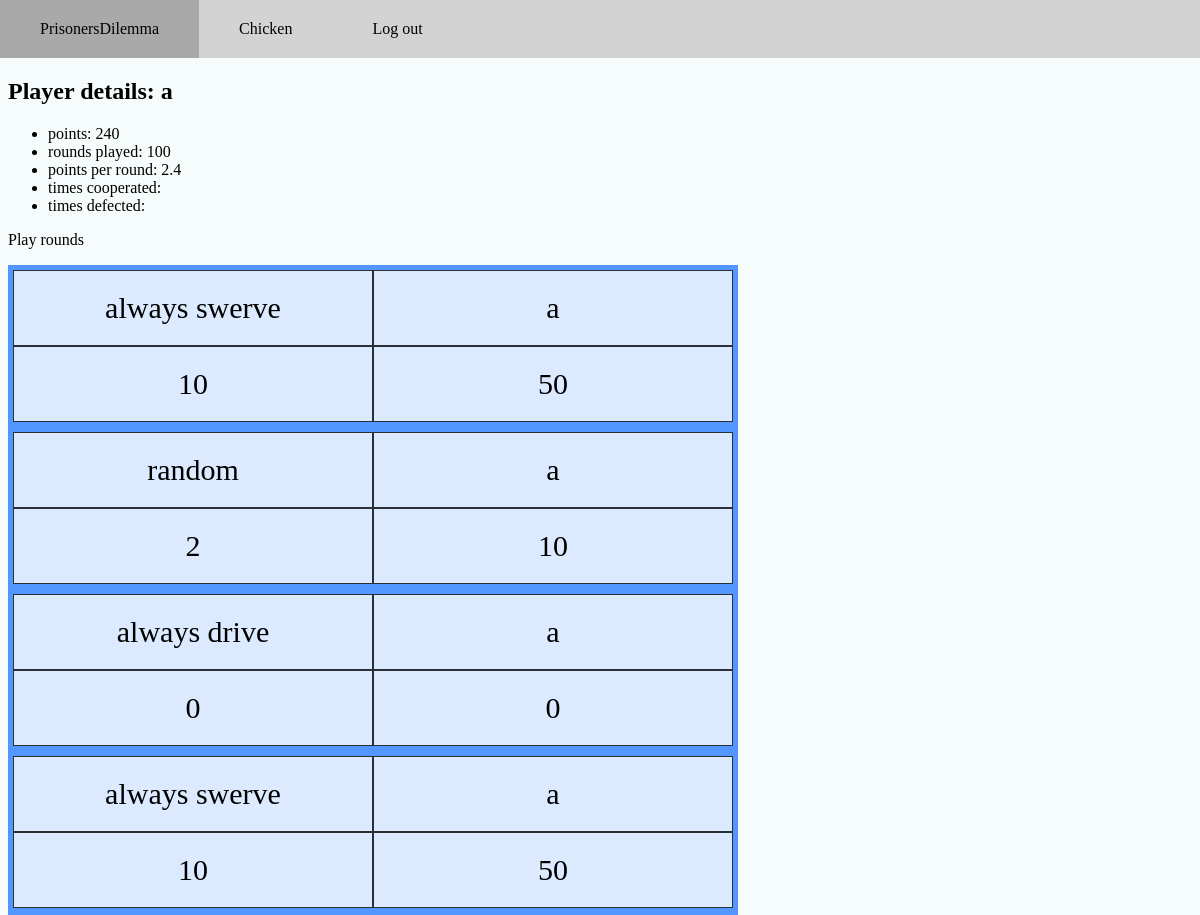
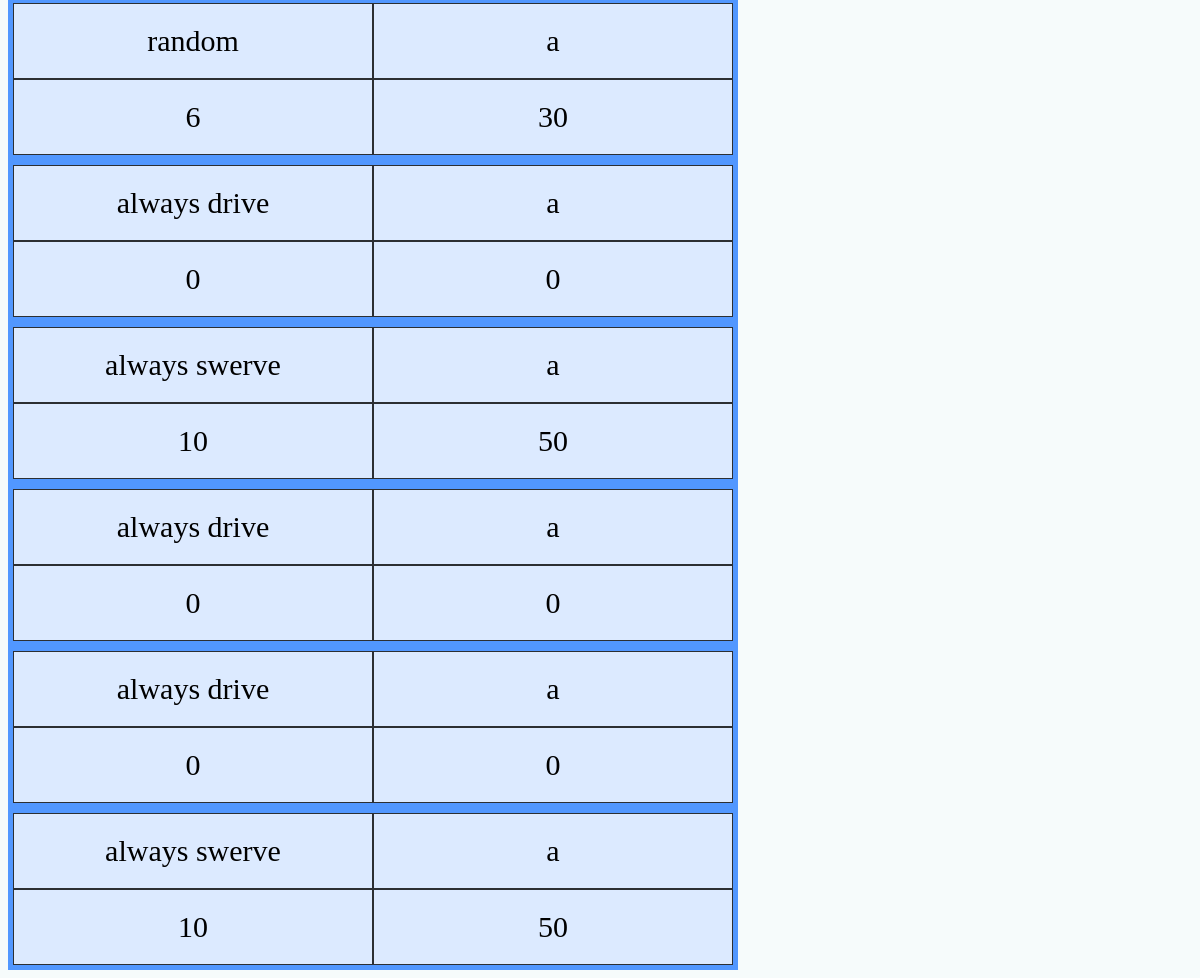
Page /games/playerDetail/20 (signed in) on the committed database (2 pictures, top to bottom).
### games/models.py (models this page shows, shortened)
class Player(models.Model):
    name = models.TextField(max_length=100, default="default")
    user = models.ForeignKey(User, related_name="players", on_delete=models.CASCADE)
    strategy = models.TextField(default="default")
    points = models.IntegerField(default=0)
    rounds_played = models.IntegerField(default=0)
    points_per_round = models.FloatField(default=0)
    game = models.ForeignKey(Game, related_name= 'players', on_delete=models.CASCADE)

class MatchSummary(models.Model):
    players = models.ManyToManyField(Player, related_name='matches')
    def getTotalPoints(self, player):
        total = 0
        for round in self.rounds.all():
            for playerPointPair in round.playerPointPairs.all():
                if(player == playerPointPair.player):
                    total += playerPointPair.points
        return total

class RoundData(models.Model):
    match = models.ForeignKey(MatchSummary, related_name='rounds', on_delete=models.CASCADE)

class PlayerPointPair(models.Model):
    round = models.ForeignKey(RoundData, related_name='playerPointPairs', on_delete=models.CASCADE)
    player = models.ForeignKey(Player, on_delete=models.CASCADE)
    points = models.IntegerField(default=0)
    move = models.TextField()

### games/views.py (the view)
# urls.py: path("playerDetail/<int:pk>", views.playerDetail.as_view(), name="playerDetail"),
class playerDetail(generic.DetailView):
    model = Player
    template_name = "games/playerDetail.html"

### games/templatetags/my_tags.py (called while the page is built)
@register.filter
def getTotalPoints(matchSummary, player):
    return matchSummary.getTotalPoints(player)

### games/templates/games/playerDetail.html (shortened to what this page needs)
{% extends 'registration/loggedInBase.html' %}
{% block content %}
{% load my_tags %}
<h2>Player details: {{player.name}}</h2>
<ul>
    <li>points: {{player.points}}</li>
    <li>rounds played: {{player.rounds_played}}</li>
    <li>points per round: {{player.points_per_round}}</li>
    <li>times cooperated: {{player.timesC}}</li>
    <li>times defected: {{player.timesD}}</li>
</ul>
<a href= {% url "games:playRounds" player.id%}>Play rounds</a>
    {% for match in player.matches.all %}
    <a href={% url "games:matchDetail" match.pk %}>
        <div class="grid-container" id="grid-link">
            {% for player in match.players.all %}
                <div class="grid-item">{{player.name}}</div>
                <div class="grid-item">{{match|getTotalPoints:player}}</div>
            {% endfor %}
        </div>
    </a>
    {% endfor %}
{% endblock %}

### prisonersDilemnaWeb/static/css/style.css (style rules this page uses)
body { margin: 0; background-color: #f6fbfb; }
a { text-decoration: none; color: black; }
.grid-container { display: grid; grid-auto-flow: column; grid-template-rows: auto auto; grid-template-columns: repeat(2, max(50px, 30vw)); background-color: rgb(81, 151, 255); padding: 5px; width: max(100px, 60vw); }
.grid-item { background-color: rgba(255, 255, 255, 0.8); border: 1px solid rgba(0, 0, 0, 0.8); padding: 20px; font-size: 30px; text-align: center; }

### rows in the picture
Player: name "a", points "240", rounds_played "100", points_per_round "2.4"
MatchSummary: id.player_id "10", id.player_id "50"
Player: name "always swerve"
MatchSummary: id.player_id "2", id.player_id "10"
Player: name "random"
MatchSummary: id.player_id "0"
Player: name "always drive"
MatchSummary: id.player_id "10", id.player_id "50"
MatchSummary: id.player_id "6", id.player_id "30"
MatchSummary: id.player_id "0"
MatchSummary: id.player_id "10", id.player_id "50"
MatchSummary: id.player_id "0"
MatchSummary: id.player_id "0"
MatchSummary: id.player_id "10", id.player_id "50"
